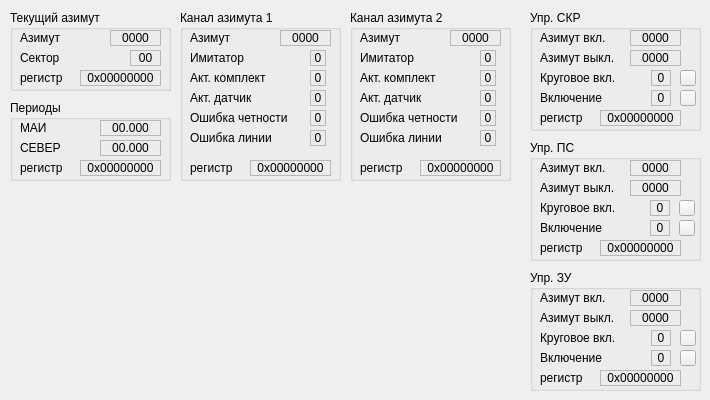
   <widget class="QWidget" name="tabAzimuth">
    <attribute name="title">
     <string>Азимут</string>
    </attribute>
    <widget class="QGroupBox" name="groupAzimuth">
     <property name="geometry">
      <rect>
       <x>10</x>
       <y>10</y>
       <width>161</width>
       <height>81</height>
      </rect>
     </property>
     <property name="title">
      <string>Текущий азимут</string>
     </property>
     <widget class="QLabel" name="labelAzimuth1t">
      <property name="geometry">
       <rect>
        <x>10</x>
        <y>20</y>
        <width>91</width>
        <height>16</height>
       </rect>
      </property>
      <property name="text">
       <string>Азимут</string>
      </property>
     </widget>
     <widget class="QLabel" name="labelAzimuth1">
      <property name="geometry">
       <rect>
        <x>100</x>
        <y>20</y>
        <width>51</width>
        <height>16</height>
       </rect>
      </property>
      <property name="frameShape">
       <enum>QFrame::StyledPanel</enum>
      </property>
      <property name="text">
       <string>0000</string>
      </property>
      <property name="alignment">
       <set>Qt::AlignCenter</set>
      </property>
     </widget>
     <widget class="QLabel" name="labelAzimutht">
      <property name="geometry">
       <rect>
        <x>10</x>
        <y>60</y>
        <width>61</width>
        <height>16</height>
       </rect>
      </property>
      <property name="text">
       <string>регистр</string>
      </property>
     </widget>
     <widget class="QLabel" name="labelAzimuth">
      <property name="geometry">
       <rect>
        <x>70</x>
        <y>60</y>
        <width>81</width>
        <height>16</height>
       </rect>
      </property>
      <property name="frameShape">
       <enum>QFrame::StyledPanel</enum>
      </property>
      <property name="text">
       <string>0x00000000</string>
      </property>
      <property name="alignment">
       <set>Qt::AlignCenter</set>
      </property>
     </widget>
     <widget class="QLabel" name="labelAzimuth2t">
      <property name="geometry">
       <rect>
        <x>10</x>
        <y>40</y>
        <width>111</width>
        <height>16</height>
       </rect>
      </property>
      <property name="text">
       <string>Сектор</string>
      </property>
     </widget>
     <widget class="QLabel" name="labelAzimuth2">
      <property name="geometry">
       <rect>
        <x>120</x>
        <y>40</y>
        <width>31</width>
        <height>16</height>
       </rect>
      </property>
      <property name="frameShape">
       <enum>QFrame::StyledPanel</enum>
      </property>
      <property name="text">
       <string>00</string>
      </property>
      <property name="alignment">
       <set>Qt::AlignCenter</set>
      </property>
     </widget>
    </widget>
    <widget class="QGroupBox" name="groupPeriod">
     <property name="geometry">
      <rect>
       <x>10</x>
       <y>100</y>
       <width>161</width>
       <height>81</height>
      </rect>
     </property>
     <property name="title">
      <string>Периоды</string>
     </property>
     <widget class="QLabel" name="labelPeriod1t">
      <property name="geometry">
       <rect>
        <x>10</x>
        <y>20</y>
        <width>81</width>
        <height>16</height>
       </rect>
      </property>
      <property name="text">
       <string>МАИ</string>
      </property>
     </widget>
     <widget class="QLabel" name="labelPeriod1">
      <property name="geometry">
       <rect>
        <x>90</x>
        <y>20</y>
        <width>61</width>
        <height>16</height>
       </rect>
      </property>
      <property name="frameShape">
       <enum>QFrame::StyledPanel</enum>
      </property>
      <property name="text">
       <string>00.000</string>
      </property>
      <property name="alignment">
       <set>Qt::AlignCenter</set>
      </property>
     </widget>
     <widget class="QLabel" name="labelPeriodt">
      <property name="geometry">
       <rect>
        <x>10</x>
        <y>60</y>
        <width>61</width>
        <height>16</height>
       </rect>
      </property>
      <property name="text">
       <string>регистр</string>
      </property>
     </widget>
     <widget class="QLabel" name="labelPeriod">
      <property name="geometry">
       <rect>
        <x>70</x>
        <y>60</y>
        <width>81</width>
        <height>16</height>
       </rect>
      </property>
      <property name="frameShape">
       <enum>QFrame::StyledPanel</enum>
      </property>
      <property name="text">
       <string>0x00000000</string>
      </property>
      <property name="alignment">
       <set>Qt::AlignCenter</set>
      </property>
     </widget>
     <widget class="QLabel" name="labelPeriod2t">
      <property name="geometry">
       <rect>
        <x>10</x>
        <y>40</y>
        <width>81</width>
        <height>16</height>
       </rect>
      </property>
      <property name="text">
       <string>СЕВЕР</string>
      </property>
     </widget>
     <widget class="QLabel" name="labelPeriod2">
      <property name="geometry">
       <rect>
        <x>90</x>
        <y>40</y>
        <width>61</width>
        <height>16</height>
       </rect>
      </property>
      <property name="frameShape">
       <enum>QFrame::StyledPanel</enum>
      </property>
      <property name="text">
       <string>00.000</string>
      </property>
      <property name="alignment">
       <set>Qt::AlignCenter</set>
      </property>
     </widget>
    </widget>
    <widget class="QGroupBox" name="groupSKR">
     <property name="geometry">
      <rect>
       <x>530</x>
       <y>10</y>
       <width>171</width>
       <height>121</height>
      </rect>
     </property>
     <property name="title">
      <string>Упр. СКР</string>
     </property>
     <widget class="QLabel" name="labelSKR1t">
      <property name="geometry">
       <rect>
        <x>10</x>
        <y>20</y>
        <width>91</width>
        <height>16</height>
       </rect>
      </property>
      <property name="text">
       <string>Азимут вкл.</string>
      </property>
     </widget>
     <widget class="QLabel" name="labelSKR1">
      <property name="geometry">
       <rect>
        <x>100</x>
        <y>20</y>
        <width>51</width>
        <height>16</height>
       </rect>
      </property>
      <property name="frameShape">
       <enum>QFrame::StyledPanel</enum>
      </property>
      <property name="text">
       <string>0000</string>
      </property>
      <property name="alignment">
       <set>Qt::AlignCenter</set>
      </property>
     </widget>
     <widget class="QLabel" name="labelSKRt">
      <property name="geometry">
       <rect>
        <x>10</x>
        <y>100</y>
        <width>61</width>
        <height>16</height>
       </rect>
      </property>
      <property name="text">
       <string>регистр</string>
      </property>
     </widget>
     <widget class="QLabel" name="labelSKR">
      <property name="geometry">
       <rect>
        <x>70</x>
        <y>100</y>
        <width>81</width>
        <height>16</height>
       </rect>
      </property>
      <property name="frameShape">
       <enum>QFrame::StyledPanel</enum>
      </property>
      <property name="text">
       <string>0x00000000</string>
      </property>
      <property name="alignment">
       <set>Qt::AlignCenter</set>
      </property>
     </widget>
     <widget class="QLabel" name="labelSKR3t">
      <property name="geometry">
       <rect>
        <x>10</x>
        <y>60</y>
        <width>111</width>
        <height>16</height>
       </rect>
      </property>
      <property name="text">
       <string>Круговое вкл.</string>
      </property>
     </widget>
     <widget class="QLabel" name="labelSKR3">
      <property name="geometry">
       <rect>
        <x>121</x>
        <y>60</y>
        <width>20</width>
        <height>16</height>
       </rect>
      </property>
      <property name="frameShape">
       <enum>QFrame::StyledPanel</enum>
      </property>
      <property name="text">
       <string>0</string>
      </property>
      <property name="alignment">
       <set>Qt::AlignCenter</set>
      </property>
     </widget>
     <widget class="QLabel" name="labelSKR2t">
      <property name="geometry">
       <rect>
        <x>10</x>
        <y>40</y>
        <width>91</width>
        <height>16</height>
       </rect>
      </property>
      <property name="text">
       <string>Азимут выкл.</string>
      </property>
     </widget>
     <widget class="QLabel" name="labelSKR2">
      <property name="geometry">
       <rect>
        <x>100</x>
        <y>40</y>
        <width>51</width>
        <height>16</height>
       </rect>
      </property>
      <property name="frameShape">
       <enum>QFrame::StyledPanel</enum>
      </property>
      <property name="text">
       <string>0000</string>
      </property>
      <property name="alignment">
       <set>Qt::AlignCenter</set>
      </property>
     </widget>
     <widget class="QPushButton" name="pushSKR3">
      <property name="geometry">
       <rect>
        <x>150</x>
        <y>60</y>
        <width>16</width>
        <height>16</height>
       </rect>
      </property>
      <property name="text">
       <string/>
      </property>
     </widget>
     <widget class="QPushButton" name="pushSKR4">
      <property name="geometry">
       <rect>
        <x>150</x>
        <y>80</y>
        <width>16</width>
        <height>16</height>
       </rect>
      </property>
      <property name="text">
       <string/>
      </property>
     </widget>
     <widget class="QLabel" name="labelSKR4">
      <property name="geometry">
       <rect>
        <x>121</x>
        <y>80</y>
        <width>20</width>
        <height>16</height>
       </rect>
      </property>
      <property name="frameShape">
       <enum>QFrame::StyledPanel</enum>
      </property>
      <property name="text">
       <string>0</string>
      </property>
      <property name="alignment">
       <set>Qt::AlignCenter</set>
      </property>
     </widget>
     <widget class="QLabel" name="labelSKR4t">
      <property name="geometry">
       <rect>
        <x>10</x>
        <y>80</y>
        <width>111</width>
        <height>16</height>
       </rect>
      </property>
      <property name="text">
       <string>Включение</string>
      </property>
     </widget>
    </widget>
    <widget class="QGroupBox" name="groupPS">
     <property name="geometry">
      <rect>
       <x>530</x>
       <y>140</y>
       <width>171</width>
       <height>121</height>
      </rect>
     </property>
     <property name="title">
      <string>Упр. ПС</string>
     </property>
     <widget class="QLabel" name="labelPS1t">
      <property name="geometry">
       <rect>
        <x>10</x>
        <y>20</y>
        <width>91</width>
        <height>16</height>
       </rect>
      </property>
      <property name="text">
       <string>Азимут вкл.</string>
      </property>
     </widget>
     <widget class="QLabel" name="labelPS1">
      <property name="geometry">
       <rect>
        <x>100</x>
        <y>20</y>
        <width>51</width>
        <height>16</height>
       </rect>
      </property>
      <property name="frameShape">
       <enum>QFrame::StyledPanel</enum>
      </property>
      <property name="text">
       <string>0000</string>
      </property>
      <property name="alignment">
       <set>Qt::AlignCenter</set>
      </property>
     </widget>
     <widget class="QLabel" name="labelPSt">
      <property name="geometry">
       <rect>
        <x>10</x>
        <y>100</y>
        <width>61</width>
        <height>16</height>
       </rect>
      </property>
      <property name="text">
       <string>регистр</string>
      </property>
     </widget>
     <widget class="QLabel" name="labelPS">
      <property name="geometry">
       <rect>
        <x>70</x>
        <y>100</y>
        <width>81</width>
        <height>16</height>
       </rect>
      </property>
      <property name="frameShape">
       <enum>QFrame::StyledPanel</enum>
      </property>
      <property name="text">
       <string>0x00000000</string>
      </property>
      <property name="alignment">
       <set>Qt::AlignCenter</set>
      </property>
     </widget>
     <widget class="QLabel" name="labelPS3t">
      <property name="geometry">
       <rect>
        <x>10</x>
        <y>60</y>
        <width>111</width>
        <height>16</height>
       </rect>
      </property>
      <property name="text">
       <string>Круговое вкл.</string>
      </property>
     </widget>
     <widget class="QLabel" name="labelPS3">
      <property name="geometry">
       <rect>
        <x>120</x>
        <y>60</y>
        <width>20</width>
        <height>16</height>
       </rect>
      </property>
      <property name="frameShape">
       <enum>QFrame::StyledPanel</enum>
      </property>
      <property name="text">
       <string>0</string>
      </property>
      <property name="alignment">
       <set>Qt::AlignCenter</set>
      </property>
     </widget>
     <widget class="QLabel" name="labelPS2t">
      <property name="geometry">
       <rect>
        <x>10</x>
        <y>40</y>
        <width>91</width>
        <height>16</height>
       </rect>
      </property>
      <property name="text">
       <string>Азимут выкл.</string>
      </property>
     </widget>
     <widget class="QLabel" name="labelPS2">
      <property name="geometry">
       <rect>
        <x>100</x>
        <y>40</y>
        <width>51</width>
        <height>16</height>
       </rect>
      </property>
      <property name="frameShape">
       <enum>QFrame::StyledPanel</enum>
      </property>
      <property name="text">
       <string>0000</string>
      </property>
      <property name="alignment">
       <set>Qt::AlignCenter</set>
      </property>
     </widget>
     <widget class="QPushButton" name="pushPS3">
      <property name="geometry">
       <rect>
        <x>149</x>
        <y>60</y>
        <width>16</width>
        <height>16</height>
       </rect>
      </property>
      <property name="text">
       <string/>
      </property>
     </widget>
     <widget class="QLabel" name="labelPS4">
      <property name="geometry">
       <rect>
        <x>120</x>
        <y>80</y>
        <width>20</width>
        <height>16</height>
       </rect>
      </property>
      <property name="frameShape">
       <enum>QFrame::StyledPanel</enum>
      </property>
      <property name="text">
       <string>0</string>
      </property>
      <property name="alignment">
       <set>Qt::AlignCenter</set>
      </property>
     </widget>
     <widget class="QPushButton" name="pushPS4">
      <property name="geometry">
       <rect>
        <x>149</x>
        <y>80</y>
        <width>16</width>
        <height>16</height>
       </rect>
      </property>
      <property name="text">
       <string/>
      </property>
     </widget>
     <widget class="QLabel" name="labelPS4t">
      <property name="geometry">
       <rect>
        <x>10</x>
        <y>80</y>
        <width>111</width>
        <height>16</height>
       </rect>
      </property>
      <property name="text">
       <string>Включение</string>
      </property>
     </widget>
    </widget>
    <widget class="QGroupBox" name="groupZU">
     <property name="geometry">
      <rect>
       <x>530</x>
       <y>270</y>
       <width>171</width>
       <height>121</height>
      </rect>
     </property>
     <property name="title">
      <string>Упр. ЗУ</string>
     </property>
     <widget class="QLabel" name="labelZU1t">
      <property name="geometry">
       <rect>
        <x>10</x>
        <y>20</y>
        <width>91</width>
        <height>16</height>
       </rect>
      </property>
      <property name="text">
       <string>Азимут вкл.</string>
      </property>
     </widget>
     <widget class="QLabel" name="labelZU1">
      <property name="geometry">
       <rect>
        <x>100</x>
        <y>20</y>
        <width>51</width>
        <height>16</height>
       </rect>
      </property>
      <property name="frameShape">
       <enum>QFrame::StyledPanel</enum>
      </property>
      <property name="text">
       <string>0000</string>
      </property>
      <property name="alignment">
       <set>Qt::AlignCenter</set>
      </property>
     </widget>
     <widget class="QLabel" name="labelZUt">
      <property name="geometry">
       <rect>
        <x>10</x>
        <y>100</y>
        <width>61</width>
        <height>16</height>
       </rect>
      </property>
      <property name="text">
       <string>регистр</string>
      </property>
     </widget>
     <widget class="QLabel" name="labelZU">
      <property name="geometry">
       <rect>
        <x>70</x>
        <y>100</y>
        <width>81</width>
        <height>16</height>
       </rect>
      </property>
      <property name="frameShape">
       <enum>QFrame::StyledPanel</enum>
      </property>
      <property name="text">
       <string>0x00000000</string>
      </property>
      <property name="alignment">
       <set>Qt::AlignCenter</set>
      </property>
     </widget>
     <widget class="QLabel" name="labelZU3t">
      <property name="geometry">
       <rect>
        <x>10</x>
        <y>60</y>
        <width>111</width>
        <height>16</height>
       </rect>
      </property>
      <property name="text">
       <string>Круговое вкл.</string>
      </property>
     </widget>
     <widget class="QLabel" name="labelZU3">
      <property name="geometry">
       <rect>
        <x>121</x>
        <y>60</y>
        <width>20</width>
        <height>16</height>
       </rect>
      </property>
      <property name="frameShape">
       <enum>QFrame::StyledPanel</enum>
      </property>
      <property name="text">
       <string>0</string>
      </property>
      <property name="alignment">
       <set>Qt::AlignCenter</set>
      </property>
     </widget>
     <widget class="QLabel" name="labelZU2t">
      <property name="geometry">
       <rect>
        <x>10</x>
        <y>40</y>
        <width>91</width>
        <height>16</height>
       </rect>
      </property>
      <property name="text">
       <string>Азимут выкл.</string>
      </property>
     </widget>
     <widget class="QLabel" name="labelZU2">
      <property name="geometry">
       <rect>
        <x>100</x>
        <y>40</y>
        <width>51</width>
        <height>16</height>
       </rect>
      </property>
      <property name="frameShape">
       <enum>QFrame::StyledPanel</enum>
      </property>
      <property name="text">
       <string>0000</string>
      </property>
      <property name="alignment">
       <set>Qt::AlignCenter</set>
      </property>
     </widget>
     <widget class="QPushButton" name="pushZU3">
      <property name="geometry">
       <rect>
        <x>150</x>
        <y>60</y>
        <width>16</width>
        <height>16</height>
       </rect>
      </property>
      <property name="text">
       <string/>
      </property>
     </widget>
     <widget class="QLabel" name="labelZU4t">
      <property name="geometry">
       <rect>
        <x>10</x>
        <y>80</y>
        <width>111</width>
        <height>16</height>
       </rect>
      </property>
      <property name="text">
       <string>Включение</string>
      </property>
     </widget>
     <widget class="QLabel" name="labelZU4">
      <property name="geometry">
       <rect>
        <x>121</x>
        <y>80</y>
        <width>20</width>
        <height>16</height>
       </rect>
      </property>
      <property name="frameShape">
       <enum>QFrame::StyledPanel</enum>
      </property>
      <property name="text">
       <string>0</string>
      </property>
      <property name="alignment">
       <set>Qt::AlignCenter</set>
      </property>
     </widget>
     <widget class="QPushButton" name="pushZU4">
      <property name="geometry">
       <rect>
        <x>150</x>
        <y>80</y>
        <width>16</width>
        <height>16</height>
       </rect>
      </property>
      <property name="text">
       <string/>
      </property>
     </widget>
    </widget>
    <widget class="QGroupBox" name="groupLir1AzimSensor">
     <property name="geometry">
      <rect>
       <x>180</x>
       <y>10</y>
       <width>161</width>
       <height>171</height>
      </rect>
     </property>
     <property name="title">
      <string>Канал азимута 1</string>
     </property>
     <widget class="QLabel" name="labelLir1AzimSensort">
      <property name="geometry">
       <rect>
        <x>10</x>
        <y>150</y>
        <width>61</width>
        <height>16</height>
       </rect>
      </property>
      <property name="text">
       <string>регистр</string>
      </property>
     </widget>
     <widget class="QLabel" name="labelLir1AzimSensor">
      <property name="geometry">
       <rect>
        <x>70</x>
        <y>150</y>
        <width>81</width>
        <height>16</height>
       </rect>
      </property>
      <property name="frameShape">
       <enum>QFrame::StyledPanel</enum>
      </property>
      <property name="text">
       <string>0x00000000</string>
      </property>
      <property name="alignment">
       <set>Qt::AlignCenter</set>
      </property>
     </widget>
     <widget class="QLabel" name="labelLir1AzimSensor1">
      <property name="geometry">
       <rect>
        <x>100</x>
        <y>20</y>
        <width>51</width>
        <height>16</height>
       </rect>
      </property>
      <property name="frameShape">
       <enum>QFrame::StyledPanel</enum>
      </property>
      <property name="text">
       <string>0000</string>
      </property>
      <property name="alignment">
       <set>Qt::AlignCenter</set>
      </property>
     </widget>
     <widget class="QLabel" name="labelLir1AzimSensor1t">
      <property name="geometry">
       <rect>
        <x>10</x>
        <y>20</y>
        <width>91</width>
        <height>16</height>
       </rect>
      </property>
      <property name="text">
       <string>Азимут</string>
      </property>
     </widget>
     <widget class="QLabel" name="labelLir1AzimSensor17">
      <property name="geometry">
       <rect>
        <x>130</x>
        <y>40</y>
        <width>16</width>
        <height>16</height>
       </rect>
      </property>
      <property name="frameShape">
       <enum>QFrame::StyledPanel</enum>
      </property>
      <property name="text">
       <string>0</string>
      </property>
      <property name="alignment">
       <set>Qt::AlignCenter</set>
      </property>
     </widget>
     <widget class="QLabel" name="labelLir1AzimSensor17t">
      <property name="geometry">
       <rect>
        <x>10</x>
        <y>40</y>
        <width>121</width>
        <height>16</height>
       </rect>
      </property>
      <property name="text">
       <string>Имитатор</string>
      </property>
     </widget>
     <widget class="QLabel" name="labelLir1AzimSensor18">
      <property name="geometry">
       <rect>
        <x>130</x>
        <y>60</y>
        <width>16</width>
        <height>16</height>
       </rect>
      </property>
      <property name="frameShape">
       <enum>QFrame::StyledPanel</enum>
      </property>
      <property name="text">
       <string>0</string>
      </property>
      <property name="alignment">
       <set>Qt::AlignCenter</set>
      </property>
     </widget>
     <widget class="QLabel" name="labelLir1AzimSensor18t">
      <property name="geometry">
       <rect>
        <x>10</x>
        <y>60</y>
        <width>121</width>
        <height>16</height>
       </rect>
      </property>
      <property name="text">
       <string>Акт. комплект</string>
      </property>
     </widget>
     <widget class="QLabel" name="labelLir1AzimSensor19">
      <property name="geometry">
       <rect>
        <x>130</x>
        <y>80</y>
        <width>16</width>
        <height>16</height>
       </rect>
      </property>
      <property name="frameShape">
       <enum>QFrame::StyledPanel</enum>
      </property>
      <property name="text">
       <string>0</string>
      </property>
      <property name="alignment">
       <set>Qt::AlignCenter</set>
      </property>
     </widget>
     <widget class="QLabel" name="labelLir1AzimSensor19t">
      <property name="geometry">
       <rect>
        <x>10</x>
        <y>80</y>
        <width>121</width>
        <height>16</height>
       </rect>
      </property>
      <property name="text">
       <string>Акт. датчик</string>
      </property>
     </widget>
     <widget class="QLabel" name="labelLir1AzimSensor31">
      <property name="geometry">
       <rect>
        <x>130</x>
        <y>100</y>
        <width>16</width>
        <height>16</height>
       </rect>
      </property>
      <property name="frameShape">
       <enum>QFrame::StyledPanel</enum>
      </property>
      <property name="text">
       <string>0</string>
      </property>
      <property name="alignment">
       <set>Qt::AlignCenter</set>
      </property>
     </widget>
     <widget class="QLabel" name="labelLir1AzimSensor31t">
      <property name="geometry">
       <rect>
        <x>10</x>
        <y>100</y>
        <width>121</width>
        <height>16</height>
       </rect>
      </property>
      <property name="text">
       <string>Ошибка четности</string>
      </property>
     </widget>
     <widget class="QLabel" name="labelLir1AzimSensor32t">
      <property name="geometry">
       <rect>
        <x>10</x>
        <y>120</y>
        <width>121</width>
        <height>16</height>
       </rect>
      </property>
      <property name="text">
       <string>Ошибка линии</string>
      </property>
     </widget>
     <widget class="QLabel" name="labelLir1AzimSensor32">
      <property name="geometry">
       <rect>
        <x>130</x>
        <y>120</y>
        <width>16</width>
        <height>16</height>
       </rect>
      </property>
      <property name="frameShape">
       <enum>QFrame::StyledPanel</enum>
      </property>
      <property name="text">
       <string>0</string>
      </property>
      <property name="alignment">
       <set>Qt::AlignCenter</set>
      </property>
     </widget>
    </widget>
    <widget class="QGroupBox" name="groupLir2AzimSensor">
     <property name="geometry">
      <rect>
       <x>350</x>
       <y>10</y>
       <width>161</width>
       <height>171</height>
      </rect>
     </property>
     <property name="title">
      <string>Канал азимута 2</string>
     </property>
     <widget class="QLabel" name="labelLir2AzimSensort">
      <property name="geometry">
       <rect>
        <x>10</x>
        <y>150</y>
        <width>61</width>
        <height>16</height>
       </rect>
      </property>
      <property name="text">
       <string>регистр</string>
      </property>
     </widget>
     <widget class="QLabel" name="labelLir2AzimSensor">
      <property name="geometry">
       <rect>
        <x>70</x>
        <y>150</y>
        <width>81</width>
        <height>16</height>
       </rect>
      </property>
      <property name="frameShape">
       <enum>QFrame::StyledPanel</enum>
      </property>
      <property name="text">
       <string>0x00000000</string>
      </property>
      <property name="alignment">
       <set>Qt::AlignCenter</set>
      </property>
     </widget>
     <widget class="QLabel" name="labelLir2AzimSensor1">
      <property name="geometry">
       <rect>
        <x>100</x>
        <y>20</y>
        <width>51</width>
        <height>16</height>
       </rect>
      </property>
      <property name="frameShape">
       <enum>QFrame::StyledPanel</enum>
      </property>
      <property name="text">
       <string>0000</string>
      </property>
      <property name="alignment">
       <set>Qt::AlignCenter</set>
      </property>
     </widget>
     <widget class="QLabel" name="labelLir2AzimSensor1t">
      <property name="geometry">
       <rect>
        <x>10</x>
        <y>20</y>
        <width>91</width>
        <height>16</height>
       </rect>
      </property>
      <property name="text">
       <string>Азимут</string>
      </property>
     </widget>
     <widget class="QLabel" name="labelLir2AzimSensor17">
      <property name="geometry">
       <rect>
        <x>130</x>
        <y>40</y>
        <width>16</width>
        <height>16</height>
       </rect>
      </property>
      <property name="frameShape">
       <enum>QFrame::StyledPanel</enum>
      </property>
      <property name="text">
       <string>0</string>
      </property>
      <property name="alignment">
       <set>Qt::AlignCenter</set>
      </property>
     </widget>
     <widget class="QLabel" name="labelLir2AzimSensor17t">
      <property name="geometry">
       <rect>
        <x>10</x>
        <y>40</y>
        <width>121</width>
        <height>16</height>
       </rect>
      </property>
      <property name="text">
       <string>Имитатор</string>
      </property>
     </widget>
     <widget class="QLabel" name="labelLir2AzimSensor18">
      <property name="geometry">
       <rect>
        <x>130</x>
        <y>60</y>
        <width>16</width>
        <height>16</height>
       </rect>
      </property>
      <property name="frameShape">
       <enum>QFrame::StyledPanel</enum>
      </property>
      <property name="text">
       <string>0</string>
      </property>
      <property name="alignment">
       <set>Qt::AlignCenter</set>
      </property>
     </widget>
     <widget class="QLabel" name="labelLir2AzimSensor18t">
      <property name="geometry">
       <rect>
        <x>10</x>
        <y>60</y>
        <width>121</width>
        <height>16</height>
       </rect>
      </property>
      <property name="text">
       <string>Акт. комплект</string>
      </property>
     </widget>
     <widget class="QLabel" name="labelLir2AzimSensor19">
      <property name="geometry">
       <rect>
        <x>130</x>
        <y>80</y>
        <width>16</width>
        <height>16</height>
       </rect>
      </property>
      <property name="frameShape">
       <enum>QFrame::StyledPanel</enum>
      </property>
      <property name="text">
       <string>0</string>
      </property>
      <property name="alignment">
       <set>Qt::AlignCenter</set>
      </property>
     </widget>
     <widget class="QLabel" name="labelLir2AzimSensor19t">
      <property name="geometry">
       <rect>
        <x>10</x>
        <y>80</y>
        <width>121</width>
        <height>16</height>
       </rect>
      </property>
      <property name="text">
       <string>Акт. датчик</string>
      </property>
     </widget>
     <widget class="QLabel" name="labelLir2AzimSensor31">
      <property name="geometry">
       <rect>
        <x>130</x>
        <y>100</y>
        <width>16</width>
        <height>16</height>
       </rect>
      </property>
      <property name="frameShape">
       <enum>QFrame::StyledPanel</enum>
      </property>
      <property name="text">
       <string>0</string>
      </property>
      <property name="alignment">
       <set>Qt::AlignCenter</set>
      </property>
     </widget>
     <widget class="QLabel" name="labelLir2AzimSensor31t">
      <property name="geometry">
       <rect>
        <x>10</x>
        <y>100</y>
        <width>121</width>
        <height>16</height>
       </rect>
      </property>
      <property name="text">
       <string>Ошибка четности</string>
      </property>
     </widget>
     <widget class="QLabel" name="labelLir2AzimSensor32t">
      <property name="geometry">
       <rect>
        <x>10</x>
        <y>120</y>
        <width>121</width>
        <height>16</height>
       </rect>
      </property>
      <property name="text">
       <string>Ошибка линии</string>
      </property>
     </widget>
     <widget class="QLabel" name="labelLir2AzimSensor32">
      <property name="geometry">
       <rect>
        <x>130</x>
        <y>120</y>
        <width>16</width>
        <height>16</height>
       </rect>
      </property>
      <property name="frameShape">
       <enum>QFrame::StyledPanel</enum>
      </property>
      <property name="text">
       <string>0</string>
      </property>
      <property name="alignment">
       <set>Qt::AlignCenter</set>
      </property>
     </widget>
    </widget>
   </widget>
